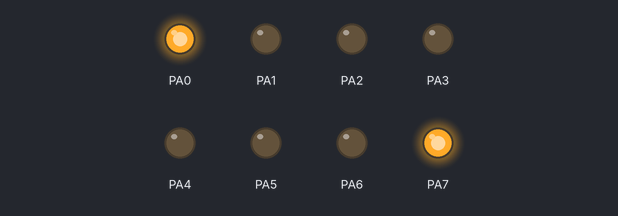
Recording of a program running on a simulated ATmega32, built with avr-gcc and emulated at 8 MHz. Parts: output pins drawn as LEDs (lit = HIGH).

Above: at 0.1 s.
At 1.76 s:
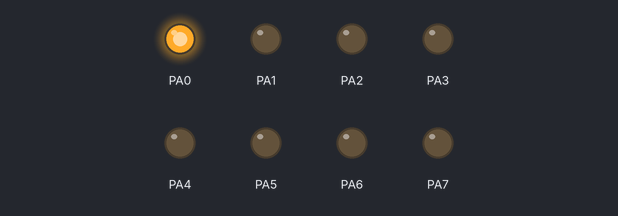
At 3.3 s:
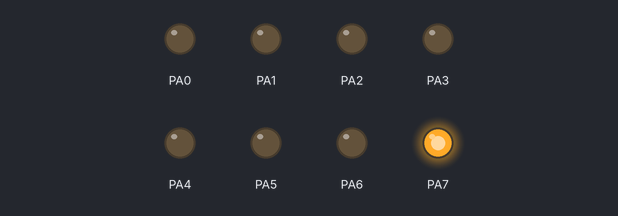
At 5.08 s:
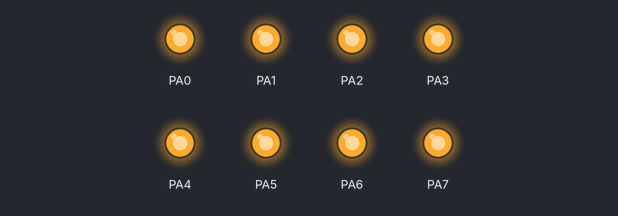
At 6.96 s:
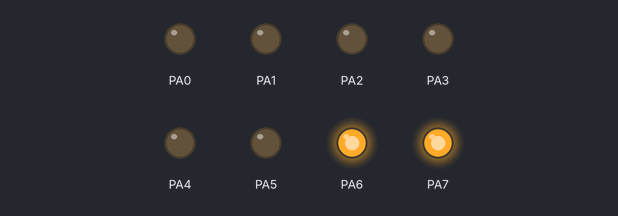
At 10.73 s:
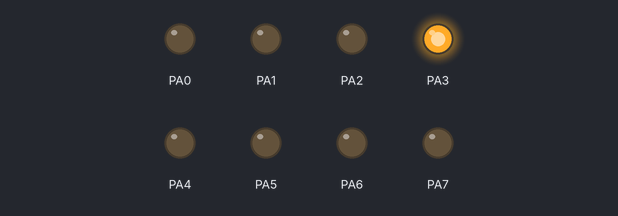
Timing chart, 0 to 11.0 s (numbered marks = the images above):
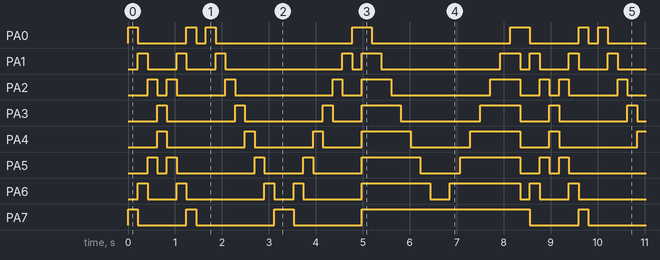

The program:

main.c
```c
/*
 * main.c
 *
 *  Created on: Aug 20, 2019
 *      Author: Wael
 */

#include "avr/io.h"
#include "avr/delay.h"
#define F_CPU 8000000
typedef unsigned int u8;

void main(void)
{
    DDRA = 0xff;           // Configure PORTA as output to connect seg

   u8 anm1[11]={0b00000001,0b00000010,0b00000100,0b00001000,0b00010000,0b00100000,0b01000000,0b10000000};
   u8 anm2[11]={0b10000000,0b01000000,0b00100000,0b00010000,0b00001000,0b00000100,0b00000010,0b00000001};
   u8 anm3[11]={0b11111111,0b11111110,0b11111100,0b11111000,0b11110000,0b11100000,0b11000000,0b10000000};
   u8 anm4[11]={0b10000000,0b11000000,0b11100000,0b11110000,0b11111000,0b11111100,0b11111110,0b11111111};
   u8 anm5[11]={0b10000001,0b01000010,0b00100100,0b00011000,0b00100100,0b01000010,0b10000001,0b00000000};


   u8 i;

    while(1)
    {
    	for(i=0;i<2;i++)
    {
       for(i=0;i<8;i++)
       {
           PORTA=anm5[i];
           _delay_ms(200);
       }
    }
      	for(i=0;i<2;i++)
        {
           for(i=0;i<8;i++)
           {
               PORTA=anm1[i];
               _delay_ms(200);
           }

        }

      	for(i=0;i<2;i++)
        {
           for(i=0;i<8;i++)
           {
               PORTA=anm2[i];
               _delay_ms(200);
           }

        }

      	for(i=0;i<2;i++)
        {
           for(i=0;i<8;i++)
           {
               PORTA=anm3[i];
               _delay_ms(200);
           }

        }

      	for(i=0;i<2;i++)
        {
           for(i=0;i<8;i++)
           {
               PORTA=anm4[i];
               _delay_ms(200);
           }

        }
  }
  }
```

Measured:
- by itself, PA0: repeats every 8.4 s: LOW 1.0 s, HIGH 0.21 s, LOW 0.21 s, HIGH 0.21 s, 2 × (LOW 2.9 s, HIGH 0.42 s)
- by itself, PA7: repeats every 8.4 s: LOW 1.0 s, HIGH 0.21 s, LOW 1.7 s, HIGH 0.42 s, LOW 1.5 s, HIGH 3.6 s
- by itself, PA4: repeats every 8.4 s: LOW 1.7 s, HIGH 0.21 s, LOW 1.2 s, HIGH 0.21 s, LOW 0.83 s, HIGH 1.0 s, LOW 1.3 s, HIGH 1.1 s, LOW 0.62 s, HIGH 0.21 s
- by itself, PA3: repeats every 8.4 s: LOW 1.5 s, HIGH 0.21 s, LOW 1.7 s, HIGH 0.21 s, LOW 0.62 s, HIGH 0.83 s, LOW 1.7 s, HIGH 0.85 s, LOW 0.62 s, HIGH 0.21 s
